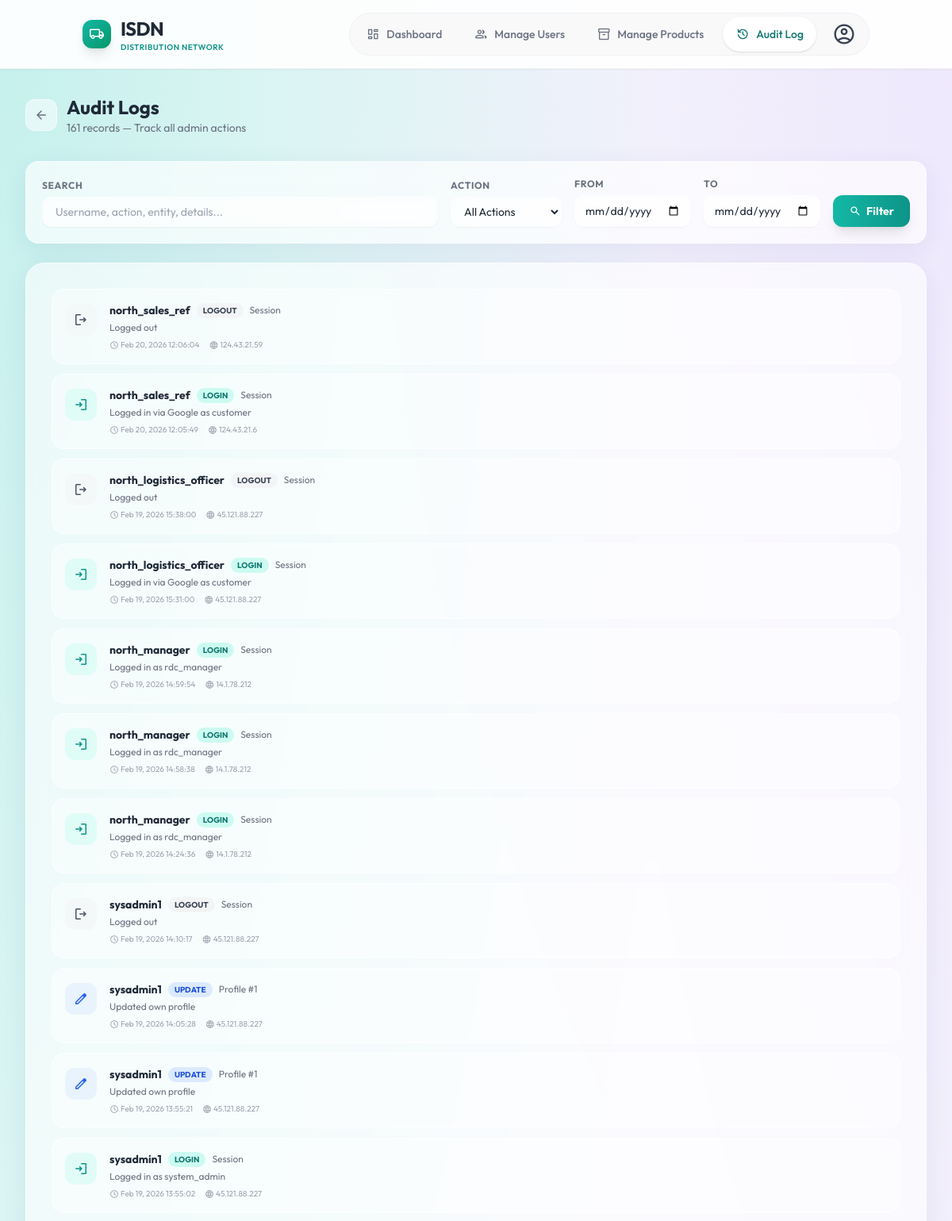
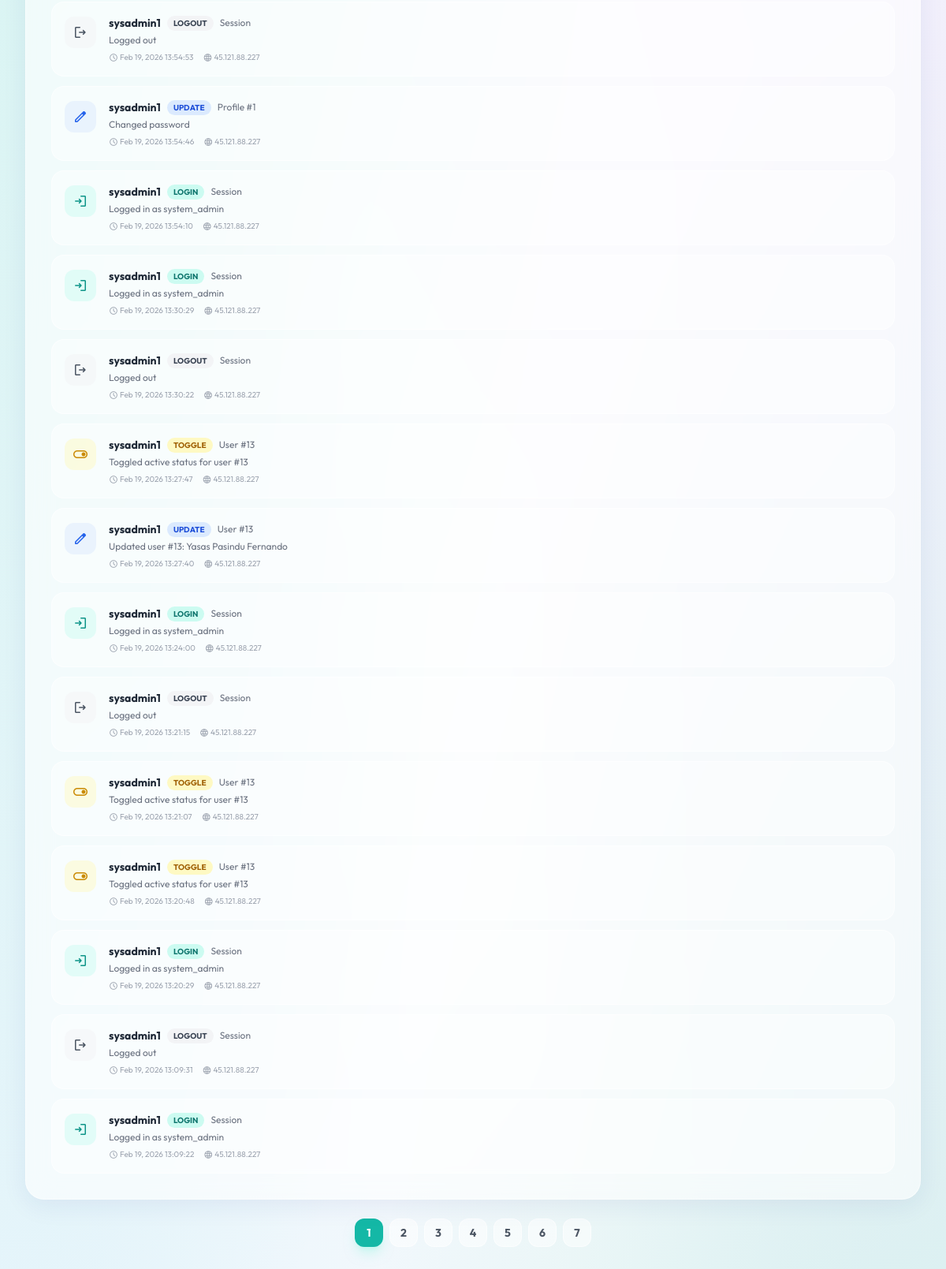
The app's page /index.php?page=system-admin-audit (signed in) with its own data (2 pictures, top to bottom).
### tables this page shows
CREATE TABLE `audit_logs` (
  `id` int(11) NOT NULL,
  `user_id` int(11) NOT NULL,
  `action` varchar(50) NOT NULL,
  `entity_type` varchar(50) NOT NULL,
  `entity_id` int(11) DEFAULT NULL,
  `details` text DEFAULT NULL,
  `ip_address` varchar(45) DEFAULT NULL,
  `created_at` timestamp NULL DEFAULT current_timestamp()
);

### models/SystemAdmin.php (called while the page is built, shortened)
<?php
class SystemAdmin
{
    private PDO $pdo;
    public function __construct(PDO $pdo)
    {
        $this->pdo = $pdo;
    }
    public function getAuditLogs(int $page = 1, int $perPage = 20, string $search = '', string $actionFilter = '', ?string $dateFrom = null, ?string $dateTo = null): array
    {
        $offset = ($page - 1) * $perPage;
        $conditions = [];
        $params = [];
        $where = $conditions ? 'WHERE ' . implode(' AND ', $conditions) : '';
        $sql = "SELECT a.*, COALESCE(u.username, CONCAT('User #', a.user_id)) AS username
                FROM audit_logs a
                LEFT JOIN users u ON a.user_id = u.id
                {$where}
                ORDER BY a.created_at DESC
                LIMIT {$perPage} OFFSET {$offset}";
        $stmt = $this->pdo->prepare($sql);
        $stmt->execute($params);
        return $stmt->fetchAll(PDO::FETCH_ASSOC);
    }
    public function countAuditLogs(string $search = '', string $actionFilter = '', ?string $dateFrom = null, ?string $dateTo = null): int
    {
        $conditions = [];
        $params = [];
        $where = $conditions ? 'WHERE ' . implode(' AND ', $conditions) : '';
        $stmt = $this->pdo->prepare("SELECT COUNT(*) FROM audit_logs a LEFT JOIN users u ON a.user_id = u.id {$where}");
        $stmt->execute($params);
        return (int) $stmt->fetchColumn();
    }
}

### views/system-admin/audit_logs.php (the view, shortened to what this page needs)
<?php
require_once __DIR__ . '/../../includes/header.php';
require_once __DIR__ . '/../../models/SystemAdmin.php';
$admin        = new SystemAdmin($pdo);
$search       = trim($_GET['search'] ?? '');
$actionFilter = trim($_GET['action_type'] ?? '');
$dateFrom     = trim($_GET['date_from'] ?? '');
$dateTo       = trim($_GET['date_to'] ?? '');
$page         = max(1, (int) ($_GET['pg'] ?? 1));
$perPage      = 25;
$logs      = $admin->getAuditLogs($page, $perPage, $search, $actionFilter, $dateFrom ?: null, $dateTo ?: null);
$totalLogs = $admin->countAuditLogs($search, $actionFilter, $dateFrom ?: null, $dateTo ?: null);
$totalPages = max(1, ceil($totalLogs / $perPage));
$actionIcons = [
    'CREATE' => ['icon' => 'add_circle',  'bg' => 'bg-green-100/50 text-green-600',  'badge' => 'bg-green-100 text-green-700'],
    'UPDATE' => ['icon' => 'edit',         'bg' => 'bg-blue-100/50 text-blue-600',    'badge' => 'bg-blue-100 text-blue-700'],
    'DELETE' => ['icon' => 'delete',       'bg' => 'bg-red-100/50 text-red-600',      'badge' => 'bg-red-100 text-red-700'],
    'TOGGLE' => ['icon' => 'toggle_on',    'bg' => 'bg-yellow-100/50 text-yellow-600','badge' => 'bg-yellow-100 text-yellow-700'],
    'LOGIN'  => ['icon' => 'login',        'bg' => 'bg-teal-100/50 text-teal-600',    'badge' => 'bg-teal-100 text-teal-700'],
    'LOGOUT' => ['icon' => 'logout',       'bg' => 'bg-gray-100/50 text-gray-600',    'badge' => 'bg-gray-100 text-gray-700'],
];
$entityLabels = [
    'user' => 'User', 'product' => 'Product', 'promotion' => 'Promotion', 'profile' => 'Profile',
    'session' => 'Session', 'transfer' => 'Stock Transfer',
];
?>
<div class="min-h-screen py-8 px-4 sm:px-6 lg:px-8">
    <div class="max-w-7xl mx-auto">
        <div class="flex items-center gap-3 mb-8">
            <a href="<?php echo BASE_PATH; ?>/index.php?page=system-admin-dashboard" class="w-10 h-10 rounded-xl bg-white/50 border border-white/60 flex items-center justify-center text-gray-500 hover:text-gray-700 hover:bg-white/70 transition"><span class="material-symbols-rounded">arrow_back</span></a>
            <div>
                <h1 class="text-2xl font-bold text-gray-800 font-['Outfit']">Audit Logs</h1>
                <p class="text-sm text-gray-500"><?php echo number_format($totalLogs); ?> records &mdash; Track all admin actions</p>
            </div>
        </div>
        <form method="GET" class="glass-card rounded-2xl p-5 mb-6 flex flex-wrap gap-4 items-end">
            <div class="flex-1 min-w-[200px]">
                <label class="block text-xs font-bold text-gray-500 uppercase tracking-wider mb-1.5">Search</label>
                <input type="text" name="search" value="<?php echo htmlspecialchars($search); ?>" placeholder="Username, action, entity, details..."
                       class="w-full border border-white/40 bg-white/30 backdrop-blur-sm rounded-xl px-4 py-2 text-sm focus:ring-2 focus:ring-teal-500 transition shadow-sm">
            </div>
            <div>
                <label class="block text-xs font-bold text-gray-500 uppercase tracking-wider mb-1.5">Action</label>
                <select name="action_type" class="border border-white/40 bg-white/30 backdrop-blur-sm rounded-xl px-3 py-2 text-sm min-w-[140px] focus:ring-2 focus:ring-teal-500 transition shadow-sm">
                    <option value="">All Actions</option>
                </select>
            </div>
            <div>
                <label class="block text-xs font-bold text-gray-500 uppercase tracking-wider mb-1.5">From</label>
                <input type="date" name="date_from" value="<?php echo htmlspecialchars($dateFrom); ?>"
                       class="border border-white/40 bg-white/30 backdrop-blur-sm rounded-xl px-3 py-2 text-sm focus:ring-2 focus:ring-teal-500 transition shadow-sm">
            </div>
            <div>
                <label class="block text-xs font-bold text-gray-500 uppercase tracking-wider mb-1.5">To</label>
                <input type="date" name="date_to" value="<?php echo htmlspecialchars($dateTo); ?>"
                       class="border border-white/40 bg-white/30 backdrop-blur-sm rounded-xl px-3 py-2 text-sm focus:ring-2 focus:ring-teal-500 transition shadow-sm">
            </div>
            <button type="submit" class="px-5 py-2 rounded-xl bg-gradient-to-r from-teal-500 to-teal-600 text-white font-bold text-sm shadow-lg hover:scale-[1.02] transition flex items-center gap-1.5">
                <span class="material-symbols-rounded text-base">search</span> Filter
            </button>
        </form>
        <div class="glass-panel rounded-3xl p-6 sm:p-8 mb-6">
            <?php if (empty($logs)): ?>
                <div class="text-center py-16">
                    <div class="w-16 h-16 mx-auto rounded-full bg-gray-100/50 flex items-center justify-center text-gray-300 mb-4"><span class="material-symbols-rounded text-3xl">history</span></div>
                    <p class="text-gray-500 font-medium">No audit logs found</p>
                    <p class="text-xs text-gray-400 mt-2 max-w-md mx-auto">Try adjusting your filters or date range. Logs are recorded for: user/product/promotion changes, profile updates, login/logout, and stock transfer approvals.</p>
                </div>
            <?php else: ?>
                <div class="space-y-3">
                    <?php foreach ($logs as $log):
                        $ai = $actionIcons[$log['action']] ?? ['icon' => 'info', 'bg' => 'bg-gray-100/50 text-gray-500', 'badge' => 'bg-gray-100 text-gray-600'];
                    ?>
                    <div class="flex items-start gap-4 bg-white/40 border border-white/60 rounded-2xl p-4 hover:bg-white/60 transition">
                        <div class="w-10 h-10 rounded-xl <?php echo $ai['bg']; ?> flex items-center justify-center flex-shrink-0 mt-0.5"><span class="material-symbols-rounded"><?php echo $ai['icon']; ?></span></div>
                        <div class="flex-1 min-w-0">
                            <div class="flex items-center gap-2 flex-wrap">
                                <span class="font-bold text-gray-800 text-sm"><?php echo htmlspecialchars($log['username']); ?></span>
                                <span class="px-2 py-0.5 rounded-full text-[10px] font-bold <?php echo $ai['badge']; ?>"><?php echo $log['action']; ?></span>
                                <span class="text-gray-500 text-xs"><?php echo htmlspecialchars($entityLabels[$log['entity_type']] ?? ucfirst($log['entity_type'])); ?><?php if (!empty($log['entity_id'])): ?> #<?php echo (int) $log['entity_id']; ?><?php endif; ?></span>
                            </div>
                            <?php if ($log['details']): ?>
                                <p class="text-xs text-gray-500 mt-1"><?php echo htmlspecialchars($log['details']); ?></p>
                            <?php endif; ?>
                            <div class="flex items-center gap-3 mt-1.5 text-[10px] text-gray-400">
                                <span class="flex items-center gap-0.5"><span class="material-symbols-rounded" style="font-size:12px">schedule</span> <?php echo date('M j, Y H:i:s', strtotime($log['created_at'])); ?></span>
                                <?php if ($log['ip_address']): ?>
                                    <span class="flex items-center gap-0.5"><span class="material-symbols-rounded" style="font-size:12px">language</span> <?php echo htmlspecialchars($log['ip_address']); ?></span>
                                <?php endif; ?>
                            </div>
                        </div>
                    </div>
                    <?php endforeach; ?>
                </div>
            <?php endif; ?>
        </div>
        <?php if ($totalPages > 1): ?>
        <div class="flex items-center justify-center gap-2">
            <?php for ($i = 1; $i <= $totalPages; $i++):
                $isActive = $i === $page;
                $qs = http_build_query(array_merge($_GET, ['pg' => $i]));
            ?>
                <a href="<?php echo BASE_PATH; ?>/index.php?<?php echo $qs; ?>"
                   class="w-9 h-9 rounded-xl flex items-center justify-center text-sm font-bold transition <?php echo $isActive ? 'bg-teal-500 text-white shadow-lg shadow-teal-200/50' : 'bg-white/50 text-gray-600 hover:bg-white/70 border border-white/60'; ?>">
                    <?php echo $i; ?>
                </a>
            <?php endfor; ?>
        </div>
        <?php endif; ?>
    </div>
</div>
<?php require_once __DIR__ . '/../../includes/footer.php'; ?>

### assets/css/style.css (style rules this page uses)
body { font-family: 'Outfit', sans-serif; background: linear-gradient(135deg, #f0fdfa 0%, #ffffff 50%, #ecfdf5 100%); color: #1f2937; }
.glass-panel { background: rgba(255, 255, 255, 0.7); backdrop-filter: blur(12px); -webkit-backdrop-filter: blur(12px); border: 1px solid rgba(255, 255, 255, 0.5); box-shadow: 0 8px 32px 0 rgba(31, 38, 135, 0.07); }
.glass-card { background: rgba(255, 255, 255, 0.5); backdrop-filter: blur(8px); -webkit-backdrop-filter: blur(8px); border: 1px solid rgba(255, 255, 255, 0.4); box-shadow: 0 4px 6px rgba(0, 0, 0, 0.02); transition: all 0.3s ease; }

### assets/css/custom.css (style rules this page uses)
body { font-family: 'Outfit', 'Inter', sans-serif; background-color: #f0fdfa; background-image: radial-gradient(at 0% 0%, rgba(45, 212, 191, 0.25) 0px, transparent 50%), radial-gradient(at 100% 0%, rgba(200, 160, 255, 0.2) 0px, transparent 50%), radial-gradient(at 100% 100%, rgba(20, 184, 166, 0.25) 0px, transparent 50%), radial-gradient(at 0% 100%, rgba(100, 200, 255, 0.2) 0px, transparent 50%); background-attachment: fixed; }
.glass-panel { background: rgba(255, 255, 255, 0.6); backdrop-filter: blur(16px); -webkit-backdrop-filter: blur(16px); border: 1px solid rgba(255, 255, 255, 0.5); }
.glass-card { background: rgba(255, 255, 255, 0.65); backdrop-filter: blur(12px); border: 1px solid rgba(255, 255, 255, 0.4); box-shadow: 0 8px 32px rgba(31, 38, 135, 0.07); }

### includes/header.php (style rules this page uses)
.material-symbols-rounded { vertical-align: middle; font-size: 1.25rem; }

### records on screen
audit_logs: username "north_sales_ref", action "LOGOUT", entity_type "Session", details "Logged out", created_at "Feb 20, 2026 12:06:04", ip_address "124.43.21.59"
audit_logs: username "north_sales_ref", action "LOGIN", entity_type "Session", details "Logged in via Google as customer", created_at "Feb 20, 2026 12:05:49", ip_address "124.43.21.6"
audit_logs: username "north_logistics_officer", action "LOGOUT", entity_type "Session", details "Logged out", created_at "Feb 19, 2026 15:38:00", ip_address "45.121.88.227"
audit_logs: username "north_logistics_officer", action "LOGIN", entity_type "Session", details "Logged in via Google as customer", created_at "Feb 19, 2026 15:31:00", ip_address "45.121.88.227"
audit_logs: username "north_manager", action "LOGIN", entity_type "Session", details "Logged in as rdc_manager", created_at "Feb 19, 2026 14:59:54", ip_address "14.1.78.212"
audit_logs: username "north_manager", action "LOGIN", entity_type "Session", details "Logged in as rdc_manager", created_at "Feb 19, 2026 14:58:38", ip_address "14.1.78.212"
audit_logs: username "north_manager", action "LOGIN", entity_type "Session", details "Logged in as rdc_manager", created_at "Feb 19, 2026 14:24:36", ip_address "14.1.78.212"
audit_logs: username "sysadmin1", action "LOGOUT", entity_type "Session", details "Logged out", created_at "Feb 19, 2026 14:10:17", ip_address "45.121.88.227"
audit_logs: username "sysadmin1", action "UPDATE", entity_type "Profile", entity "1", details "Updated own profile", created_at "Feb 19, 2026 14:05:28", ip_address "45.121.88.227"
audit_logs: username "sysadmin1", action "UPDATE", entity_type "Profile", entity "1", details "Updated own profile", created_at "Feb 19, 2026 13:55:21", ip_address "45.121.88.227"
audit_logs: username "sysadmin1", action "LOGIN", entity_type "Session", details "Logged in as system_admin", created_at "Feb 19, 2026 13:55:02", ip_address "45.121.88.227"
audit_logs: username "sysadmin1", action "LOGOUT", entity_type "Session", details "Logged out", created_at "Feb 19, 2026 13:54:53", ip_address "45.121.88.227"
audit_logs: username "sysadmin1", action "UPDATE", entity_type "Profile", entity "1", details "Changed password", created_at "Feb 19, 2026 13:54:46", ip_address "45.121.88.227"
audit_logs: username "sysadmin1", action "LOGIN", entity_type "Session", details "Logged in as system_admin", created_at "Feb 19, 2026 13:54:10", ip_address "45.121.88.227"
audit_logs: username "sysadmin1", action "LOGIN", entity_type "Session", details "Logged in as system_admin", created_at "Feb 19, 2026 13:30:29", ip_address "45.121.88.227"
audit_logs: username "sysadmin1", action "LOGOUT", entity_type "Session", details "Logged out", created_at "Feb 19, 2026 13:30:22", ip_address "45.121.88.227"
audit_logs: username "sysadmin1", action "TOGGLE", entity_type "User", entity "13", details "Toggled active status for user #13", created_at "Feb 19, 2026 13:27:47", ip_address "45.121.88.227"
audit_logs: username "sysadmin1", action "UPDATE", entity_type "User", entity "13", details "Updated user #13: Yasas Pasindu Fernando", created_at "Feb 19, 2026 13:27:40", ip_address "45.121.88.227"
audit_logs: username "sysadmin1", action "LOGIN", entity_type "Session", details "Logged in as system_admin", created_at "Feb 19, 2026 13:24:00", ip_address "45.121.88.227"
audit_logs: username "sysadmin1", action "LOGOUT", entity_type "Session", details "Logged out", created_at "Feb 19, 2026 13:21:15", ip_address "45.121.88.227"
audit_logs: username "sysadmin1", action "TOGGLE", entity_type "User", entity "13", details "Toggled active status for user #13", created_at "Feb 19, 2026 13:21:07", ip_address "45.121.88.227"
audit_logs: username "sysadmin1", action "TOGGLE", entity_type "User", entity "13", details "Toggled active status for user #13", created_at "Feb 19, 2026 13:20:48", ip_address "45.121.88.227"
audit_logs: username "sysadmin1", action "LOGIN", entity_type "Session", details "Logged in as system_admin", created_at "Feb 19, 2026 13:20:29", ip_address "45.121.88.227"
audit_logs: username "sysadmin1", action "LOGOUT", entity_type "Session", details "Logged out", created_at "Feb 19, 2026 13:09:31", ip_address "45.121.88.227"
audit_logs: username "sysadmin1", action "LOGIN", entity_type "Session", details "Logged in as system_admin", created_at "Feb 19, 2026 13:09:22", ip_address "45.121.88.227"

### other values on screen
$item['label'] "Dashboard"
$item['label'] "Manage Users"
$item['label'] "Manage Products"
$item['label'] "Audit Log"
$totalLogs "161"
